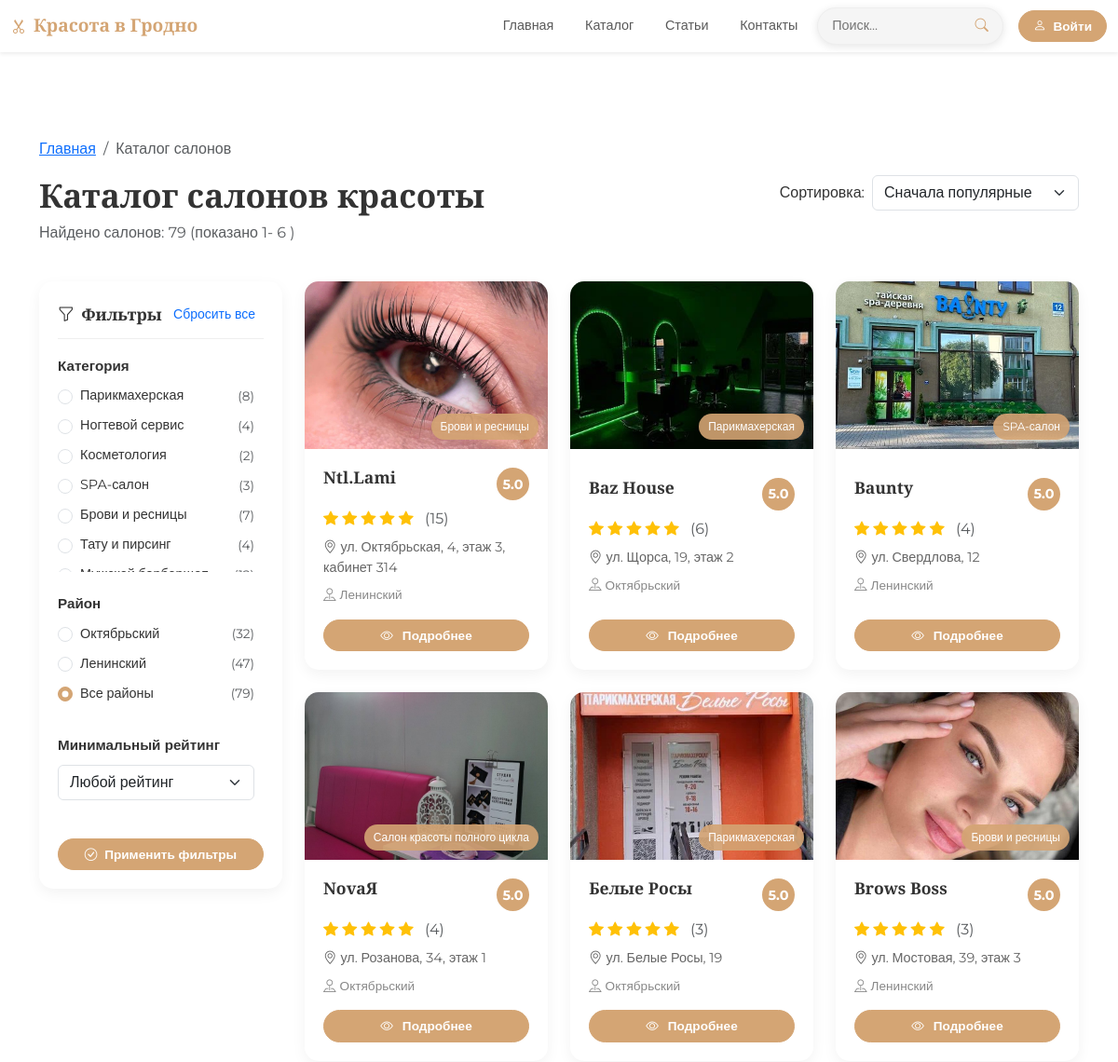
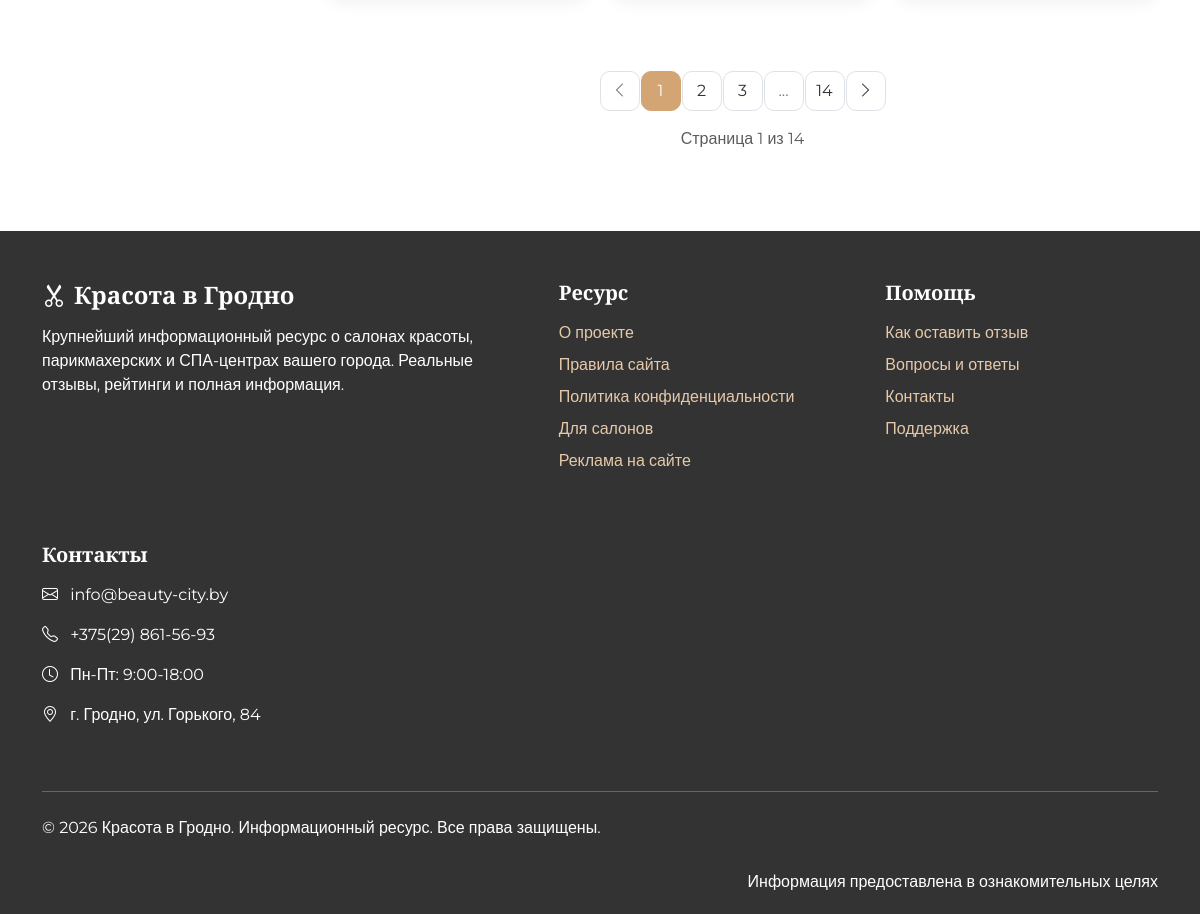
/catalog, run on the app's committed database (2 pictures, top to bottom).
### models.py (models this page shows)
class Salon(db.Model):
    __tablename__ = 'salons'
    id = db.Column(db.Integer, primary_key=True)
    name = db.Column(db.String(200))
    category = db.Column(db.String(100))
    description = db.Column(db.Text)
    address = db.Column(db.String(300))
    district = db.Column(db.String(100))
    phone = db.Column(db.String(20))
    working_hours = db.Column(db.String(200))
    rating = db.Column(db.Float, default=0.0)
    reviews_count = db.Column(db.Integer, default=0)
    is_verified = db.Column(db.Boolean, default=False)
    image_url = db.Column(db.String(300), default='/static/img/default.png')
    created_at = db.Column(db.DateTime, server_default=db.func.now())
    social_instagram = db.Column(db.String(300))
    social_vk = db.Column(db.String(300))
    social_facebook = db.Column(db.String(300))
    social_telegram = db.Column(db.String(300))
    services = db.relationship('Service', backref='salon', lazy=True, cascade='all, delete-orphan')
    reviews = db.relationship('Review', backref='salon', lazy=True, cascade='all, delete-orphan')

### app.py (the view, shortened to what this page needs)
@app.route('/catalog')
def catalog():
    category = request.args.get('category', None)
    district = request.args.get('district', None)
    min_rating = request.args.get('min_rating', None)
    sort_by = request.args.get('sort_by', 'popular')
    page = request.args.get('page', 1, type=int)
    query = Salon.query
    if category:
        query = query.filter(func.lower(Salon.category) == func.lower(category))
    if district:
        query = query.filter(func.lower(Salon.district) == func.lower(district))
    if min_rating and min_rating != '':
        try:
            rating_value = float(min_rating)
            query = query.filter(Salon.rating >= rating_value)
        except ValueError:
            pass
    if sort_by == 'rating':
        query = query.order_by(Salon.rating.desc())
    elif sort_by == 'reviews':
        query = query.order_by(Salon.reviews_count.desc())
    elif sort_by == 'name':
        query = query.order_by(Salon.name.asc())
    else:
        query = query.order_by(Salon.rating.desc(), Salon.reviews_count.desc())
    items_per_page = 6
    total_items = query.count()
    total_pages = max(1, math.ceil(total_items / items_per_page))
    page = min(page, total_pages)
    salons = query.offset((page - 1) * items_per_page).limit(items_per_page).all()
    categories = [cat[0] for cat in db.session.query(Salon.category).distinct().all() if cat[0]]
    districts = [dist[0] for dist in db.session.query(Salon.district).distinct().all() if dist[0]]
    category_counts = {}
    district_counts = {}
    for cat in categories:
        cat_query = Salon.query.filter(func.lower(Salon.category) == func.lower(cat))
        if district:
            cat_query = cat_query.filter(func.lower(Salon.district) == func.lower(district))
        if min_rating and min_rating != '':
            try:
                rating_value = float(min_rating)
                cat_query = cat_query.filter(Salon.rating >= rating_value)
            except ValueError:
                pass
        category_counts[cat] = cat_query.count()
    for dist in districts:
        dist_query = Salon.query.filter(func.lower(Salon.district) == func.lower(dist))
        if category:
            dist_query = dist_query.filter(func.lower(Salon.category) == func.lower(category))
        if min_rating and min_rating != '':
            try:
                rating_value = float(min_rating)
                dist_query = dist_query.filter(Salon.rating >= rating_value)
            except ValueError:
                pass
        district_counts[dist] = dist_query.count()
    all_categories_query = Salon.query
    all_districts_query = Salon.query
    if district:
        all_categories_query = all_categories_query.filter(
            func.lower(Salon.district) == func.lower(district)
        )
    if category:
        all_districts_query = all_districts_query.filter(
            func.lower(Salon.category) == func.lower(category)
        )
    all_categories_count = all_categories_query.count()
    all_districts_count = all_districts_query.count()
    return render_template('catalog.html',
        title="Каталог салонов",
        salons=salons,
        categories=categories,
        districts=districts,
        all_categories_count=all_categories_count,
        all_districts_count=all_districts_count,
        category_counts=category_counts,
        district_counts=district_counts,
        current_category=category,
        current_district=district,
        current_rating=min_rating if min_rating else '',
        current_sort=sort_by,
        current_page=page,
        total_pages=total_pages,
        total_items=total_items,
        items_per_page=items_per_page
    )

### templates/catalog.html (shortened to what this page needs)
{% extends "base.html" %} {% block content %}
<div class="container mt-5 pt-4">
  <nav aria-label="breadcrumb">
    <ol class="breadcrumb">
      <li class="breadcrumb-item"><a href="/">Главная</a></li>
      <li class="breadcrumb-item active" aria-current="page">
        Каталог салонов
      </li>
    </ol>
  </nav>
  <div class="row mb-4">
    <div class="col-md-8">
      <h1 class="page-title">Каталог салонов красоты</h1>
      <p class="text-muted">Найдено салонов: {{ total_items }}
        {% if total_items > 0 %}
          (показано {{ ((current_page - 1) * items_per_page + 1) }}-
          {% if current_page * items_per_page > total_items %}
            {{ total_items }}
          {% else %}
            {{ current_page * items_per_page }}
          {% endif %})
        {% endif %}
      </p>
    </div>
    <div class="col-md-4">
      <div class="d-flex justify-content-md-end align-items-center">
        <form method="get" action="/catalog" class="d-flex align-items-center">
          <label class="me-2">Сортировка:</label>
          <select class="form-select" name="sort_by" onchange="this.form.submit()">
            <option value="popular" {% if current_sort == 'popular' %}selected{% endif %}>Сначала популярные</option>
          </select>
        </form>
      </div>
    </div>
  </div>
  <div class="row">
    <div class="col-lg-3 mb-4">
      <div class="filter-sidebar">
        <div class="filter-header">
          <h5><i class="bi bi-funnel me-2"></i>Фильтры</h5>
          <a href="/catalog" class="btn btn-sm btn-link text-decoration-none">
            Сбросить все
          </a>
        </div>
        <form method="get" action="/catalog" id="filterForm">
<div class="filter-section">
    <h6 class="filter-title">Категория</h6>
    <div class="filter-options">
        {% for category in categories %}
        <div class="form-check">
            <input
                class="form-check-input"
                type="radio"
                name="category"
                value="{{ category }}"
                id="category{{ loop.index }}"
                onchange="this.form.submit()"
            />
            <label class="form-check-label" for="category{{ loop.index }}">
                {{ category }}
                <span class="text-muted">({{ category_counts[category] }})</span>
            </label>
        </div>
        {% endfor %}
    </div>
</div>
<div class="filter-section">
    <h6 class="filter-title">Район</h6>
    <div class="filter-options">
        {% for district in districts %}
        <div class="form-check">
            <input
                class="form-check-input"
                type="radio"
                name="district"
                value="{{ district }}"
                id="district{{ loop.index }}"
                onchange="this.form.submit()"
            />
            <label class="form-check-label" for="district{{ loop.index }}">
                {{ district }}
                <span class="text-muted">({{ district_counts[district] }})</span>
            </label>
        </div>
        {% endfor %}
        <div class="form-check">
            <input
                class="form-check-input"
                type="radio"
                name="district"
                value=""
                id="districtAll"
                {% if not current_district %}checked{% endif %}
                onchange="this.form.submit()"
            />
            <label class="form-check-label" for="districtAll">
                Все районы
                <span class="text-muted">({{ all_districts_count }})</span>
            </label>
        </div>
    </div>
</div>
          <div class="filter-section">
            <h6 class="filter-title">Минимальный рейтинг</h6>
            <div class="filter-options">
              <select class="form-select" name="min_rating" onchange="this.form.submit()">
                <option value="">Любой рейтинг</option>
              </select>
            </div>
          </div>
          <button type="submit" class="btn btn-beauty w-100 mt-3">
            <i class="bi bi-check-circle me-1"></i> Применить фильтры
          </button>
        </form>
      </div>
    </div>
    <div class="col-lg-9">
      <div class="row" id="salonsContainer">
        {% if salons %}
          {% for salon in salons %}
          <div class="col-md-6 col-lg-4 mb-4">
            <div class="catalog-salon-card">
              <div class="catalog-salon-image">
                <img
                  src="{{ salon.image_url }}"
                  alt="{{ salon.name }}"
                  class="img-fluid"
                />
                <div class="salon-category-badge">{{ salon.category }}</div>
              </div>
              <div class="catalog-salon-content">
                <div class="d-flex justify-content-between align-items-start mb-2">
                  <h5 class="salon-name">{{ salon.name }}</h5>
                  <div class="salon-rating">
                    <span class="rating-number">{{ "%.1f"|format(salon.rating) }}</span>
                  </div>
                </div>
                <div class="rating mb-2">
                  {% for i in range(5) %}
                    {% if i < salon.rating|int %}
                    <i class="bi bi-star-fill text-warning"></i>
                    {% elif i < salon.rating %}
                    <i class="bi bi-star-half text-warning"></i>
                    {% else %}
                    <i class="bi bi-star text-secondary"></i>
                    {% endif %}
                  {% endfor %}
                  <span class="text-muted ms-2">({{ salon.reviews_count }})</span>
                </div>
                <p class="salon-address mb-2">
                  <i class="bi bi-geo-alt me-1"></i>{{ salon.address }}
                </p>
                <p class="salon-district mb-3">
                  <i class="bi bi-pin-map me-1"></i>{{ salon.district }}
                </p>
  <div class="d-flex align-items-center" style="gap: 12px; margin-top: auto;">
  <a href="/catalog/{{ salon.id }}" class="btn btn-beauty btn-sm flex-grow-1">
    <i class="bi bi-eye me-1"></i> Подробнее
  </a>
</div>
              </div>
            </div>
          </div>
          {% endfor %}
        {% endif %}
      </div>
      {% if total_pages > 1 %}
      <nav aria-label="Навигация по страницам" class="mt-5">
        <ul class="pagination justify-content-center">
          <li class="page-item {% if current_page == 1 %}disabled{% endif %}">
            <a class="page-link"
               href="?page={{ current_page - 1 }}&sort_by={{ current_sort }}"
               aria-label="Предыдущая">
              <i class="bi bi-chevron-left"></i>
            </a>
          </li>
          {% set start_page = [current_page - 2, 1]|max %}
          {% set end_page = [current_page + 2, total_pages]|min %}
          {% for page_num in range(start_page, end_page + 1) %}
            <li class="page-item {% if page_num == current_page %}active{% endif %}">
              <a class="page-link"
                 href="?page={{ page_num }}&sort_by={{ current_sort }}">
                {{ page_num }}
              </a>
            </li>
          {% endfor %}
          {% if current_page < total_pages - 2 %}
          {% if current_page < total_pages - 3 %}
          <li class="page-item disabled">
            <span class="page-link">...</span>
          </li>
          {% endif %}
          <li class="page-item">
            <a class="page-link"
               href="?page={{ total_pages }}&sort_by={{ current_sort }}">
              {{ total_pages }}
            </a>
          </li>
          {% endif %}
          <li class="page-item {% if current_page == total_pages %}disabled{% endif %}">
            <a class="page-link"
               href="?page={{ current_page + 1 }}&sort_by={{ current_sort }}"
               aria-label="Следующая">
              <i class="bi bi-chevron-right"></i>
            </a>
          </li>
        </ul>
        <div class="text-center text-muted mt-2">
          Страница {{ current_page }} из {{ total_pages }}
        </div>
      </nav>
      {% endif %}
    </div>
  </div>
</div>
{% endblock %}

### data on the page
Salon: category "Парикмахерская", id "8"
Salon: category "Ногтевой сервис", reviews_count "4"
Salon: district "Октябрьский", id "32"
Salon: image_url (picture), category "Брови и ресницы", name "Ntl.Lami", rating "5.0", reviews_count "15", address "ул. Октябрьская, 4, этаж 3, кабинет 314", district "Ленинский"
Salon: image_url (picture), category "Парикмахерская", name "Baz House", rating "5.0", reviews_count "6", address "ул. Щорса, 19, этаж 2", district "Октябрьский"
Salon: image_url (picture), category "SPA-салон", name "Baunty", rating "5.0", reviews_count "4", address "ул. Свердлова, 12", district "Ленинский"
Salon: image_url (picture), category "Салон красоты полного цикла", name "NovaЯ", rating "5.0", reviews_count "4", address "ул. Розанова, 34, этаж 1", district "Октябрьский"
Salon: image_url (picture), category "Парикмахерская", name "Белые Росы", rating "5.0", reviews_count "3", address "ул. Белые Росы, 19", district "Октябрьский"
Salon: image_url (picture), category "Брови и ресницы", name "Brows Boss", rating "5.0", reviews_count "3", address "ул. Мостовая, 39, этаж 3", district "Ленинский"

### other printed values
{{ total_items }} "79"
{{ ((current_page - 1) * items_per_page + 1) }} "1"
{{ current_page * items_per_page }} "6"
{{ category }} "Косметология" "SPA-салон" "Брови и ресницы" "Тату и пирсинг"
{{ category_counts[category] }} "2" "3" "7" "4"
{{ district }} "Ленинский"
{{ district_counts[district] }} "47"
{{ all_districts_count }} "79"
{{ page_num }} "1" "2" "3"
{{ total_pages }} "14"
{{ current_page }} "1"
